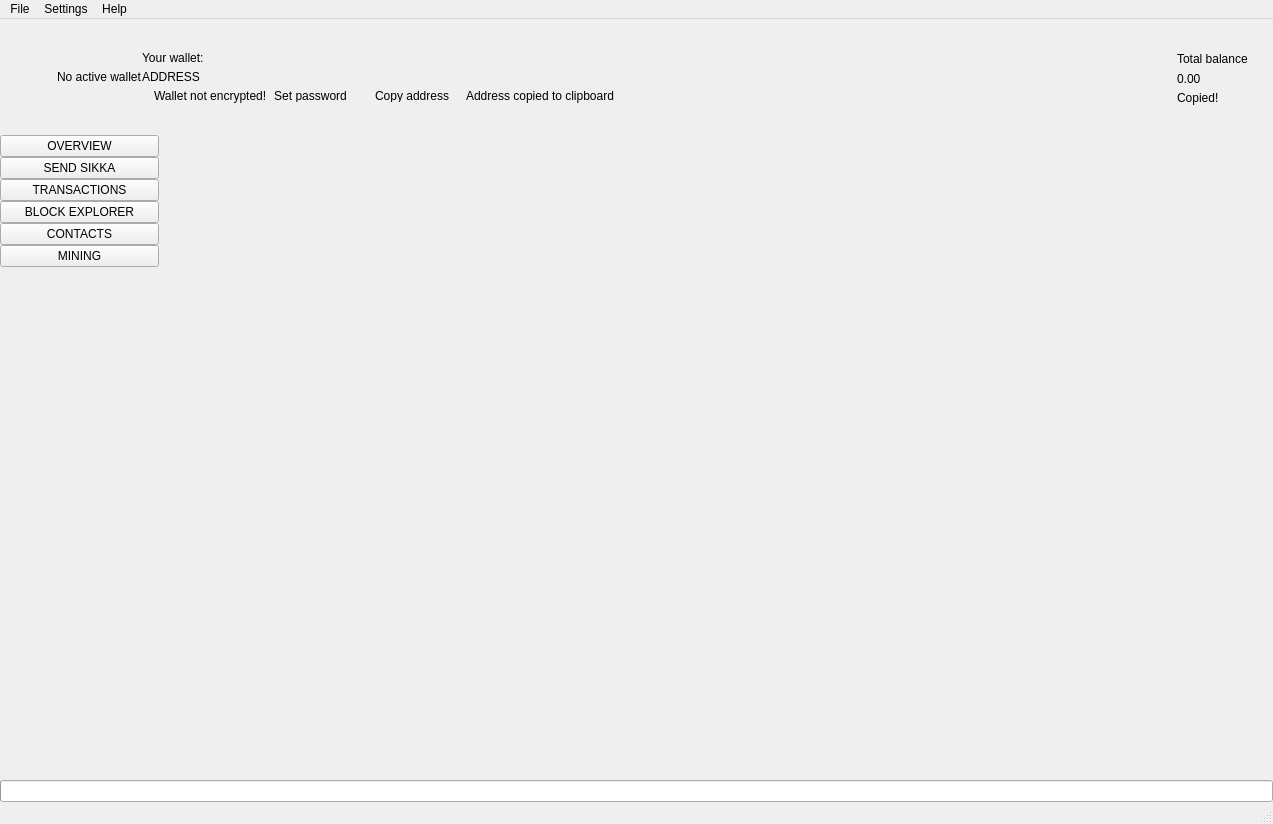
 <widget class="QMainWindow" name="MainWindow">
  <property name="geometry">
   <rect>
    <x>0</x>
    <y>0</y>
    <width>1273</width>
    <height>824</height>
   </rect>
  </property>
  <property name="sizePolicy">
   <sizepolicy hsizetype="Preferred" vsizetype="Preferred">
    <horstretch>0</horstretch>
    <verstretch>0</verstretch>
   </sizepolicy>
  </property>
  <property name="minimumSize">
   <size>
    <width>1260</width>
    <height>600</height>
   </size>
  </property>
  <property name="maximumSize">
   <size>
    <width>16777215</width>
    <height>16777215</height>
   </size>
  </property>
  <property name="windowTitle">
   <string>MainWindow</string>
  </property>
  <property name="windowIcon">
   <iconset>
    <normaloff>:/images/intensecoin</normaloff>:/images/intensecoin</iconset>
  </property>
  <widget class="QWidget" name="centralwidget">
   <layout class="QVBoxLayout" name="verticalLayout_2">
    <property name="spacing">
     <number>0</number>
    </property>
    <property name="leftMargin">
     <number>0</number>
    </property>
    <property name="topMargin">
     <number>0</number>
    </property>
    <property name="rightMargin">
     <number>0</number>
    </property>
    <property name="bottomMargin">
     <number>0</number>
    </property>
    <item>
     <widget class="QFrame" name="m_headerFrame">
      <property name="minimumSize">
       <size>
        <width>0</width>
        <height>116</height>
       </size>
      </property>
      <property name="maximumSize">
       <size>
        <width>16777215</width>
        <height>116</height>
       </size>
      </property>
      <property name="frameShape">
       <enum>QFrame::NoFrame</enum>
      </property>
      <property name="frameShadow">
       <enum>QFrame::Raised</enum>
      </property>
      <layout class="QHBoxLayout" name="horizontalLayout_3">
       <property name="spacing">
        <number>0</number>
       </property>
       <property name="leftMargin">
        <number>0</number>
       </property>
       <property name="topMargin">
        <number>0</number>
       </property>
       <property name="rightMargin">
        <number>25</number>
       </property>
       <property name="bottomMargin">
        <number>0</number>
       </property>
       <item>
        <spacer name="horizontalSpacer_2">
         <property name="orientation">
          <enum>Qt::Horizontal</enum>
         </property>
         <property name="sizeType">
          <enum>QSizePolicy::Fixed</enum>
         </property>
         <property name="sizeHint" stdset="0">
          <size>
           <width>30</width>
           <height>20</height>
          </size>
         </property>
        </spacer>
       </item>
       <item>
        <widget class="QLabel" name="m_logoLabel">
         <property name="text">
          <string/>
         </property>
        </widget>
       </item>
       <item>
        <spacer name="horizontalSpacer_5">
         <property name="orientation">
          <enum>Qt::Horizontal</enum>
         </property>
         <property name="sizeType">
          <enum>QSizePolicy::Fixed</enum>
         </property>
         <property name="sizeHint" stdset="0">
          <size>
           <width>20</width>
           <height>20</height>
          </size>
         </property>
        </spacer>
       </item>
       <item>
        <widget class="WalletGui::WalletSmallGrayTextLabel" name="m_noWalletLabel">
         <property name="text">
          <string>No active wallet</string>
         </property>
        </widget>
       </item>
       <item>
        <widget class="QFrame" name="m_walletFrame">
         <property name="frameShape">
          <enum>QFrame::NoFrame</enum>
         </property>
         <property name="frameShadow">
          <enum>QFrame::Raised</enum>
         </property>
         <layout class="QVBoxLayout" name="verticalLayout_3">
          <property name="spacing">
           <number>5</number>
          </property>
          <property name="leftMargin">
           <number>0</number>
          </property>
          <property name="topMargin">
           <number>0</number>
          </property>
          <property name="rightMargin">
           <number>0</number>
          </property>
          <property name="bottomMargin">
           <number>0</number>
          </property>
          <item>
           <spacer name="verticalSpacer_3">
            <property name="orientation">
             <enum>Qt::Vertical</enum>
            </property>
            <property name="sizeType">
             <enum>QSizePolicy::Minimum</enum>
            </property>
            <property name="sizeHint" stdset="0">
             <size>
              <width>20</width>
              <height>40</height>
             </size>
            </property>
           </spacer>
          </item>
          <item>
           <widget class="WalletGui::WalletSmallGrayTextLabel" name="m_walletLabel">
            <property name="text">
             <string>Your wallet:</string>
            </property>
            <property name="indent">
             <number>0</number>
            </property>
           </widget>
          </item>
          <item>
           <widget class="QLabel" name="m_addressLabel">
            <property name="sizePolicy">
             <sizepolicy hsizetype="Preferred" vsizetype="Preferred">
              <horstretch>0</horstretch>
              <verstretch>0</verstretch>
             </sizepolicy>
            </property>
            <property name="cursor">
             <cursorShape>PointingHandCursor</cursorShape>
            </property>
            <property name="toolTip">
             <string>Click to copy</string>
            </property>
            <property name="text">
             <string>ADDRESS</string>
            </property>
            <property name="indent">
             <number>0</number>
            </property>
           </widget>
          </item>
          <item>
           <layout class="QHBoxLayout" name="horizontalLayout_2">
            <property name="spacing">
             <number>0</number>
            </property>
            <item alignment="Qt::AlignTop">
             <widget class="QFrame" name="m_notEncryptedFrame">
              <property name="frameShape">
               <enum>QFrame::NoFrame</enum>
              </property>
              <property name="frameShadow">
               <enum>QFrame::Raised</enum>
              </property>
              <layout class="QHBoxLayout" name="horizontalLayout_4">
               <property name="spacing">
                <number>0</number>
               </property>
               <property name="leftMargin">
                <number>0</number>
               </property>
               <property name="topMargin">
                <number>0</number>
               </property>
               <property name="rightMargin">
                <number>0</number>
               </property>
               <property name="bottomMargin">
                <number>0</number>
               </property>
               <item alignment="Qt::AlignVCenter">
                <widget class="QLabel" name="m_notEncryptedIconLabel">
                 <property name="text">
                  <string/>
                 </property>
                 <property name="pixmap">
                  <pixmap resource="../../resources.qrc">:/icons/lock_open_gray</pixmap>
                 </property>
                 <property name="alignment">
                  <set>Qt::AlignLeading|Qt::AlignLeft|Qt::AlignVCenter</set>
                 </property>
                </widget>
               </item>
               <item>
                <spacer name="horizontalSpacer_11">
                 <property name="orientation">
                  <enum>Qt::Horizontal</enum>
                 </property>
                 <property name="sizeType">
                  <enum>QSizePolicy::Fixed</enum>
                 </property>
                 <property name="sizeHint" stdset="0">
                  <size>
                   <width>5</width>
                   <height>3</height>
                  </size>
                 </property>
                </spacer>
               </item>
               <item alignment="Qt::AlignVCenter">
                <widget class="WalletGui::WalletTinyGrayTextLabel" name="m_notEncryptedTextLabel">
                 <property name="text">
                  <string>Wallet not encrypted!</string>
                 </property>
                 <property name="alignment">
                  <set>Qt::AlignLeading|Qt::AlignLeft|Qt::AlignVCenter</set>
                 </property>
                </widget>
               </item>
               <item>
                <spacer name="horizontalSpacer_9">
                 <property name="orientation">
                  <enum>Qt::Horizontal</enum>
                 </property>
                 <property name="sizeType">
                  <enum>QSizePolicy::Fixed</enum>
                 </property>
                 <property name="sizeHint" stdset="0">
                  <size>
                   <width>3</width>
                   <height>3</height>
                  </size>
                 </property>
                </spacer>
               </item>
               <item alignment="Qt::AlignVCenter">
                <widget class="WalletGui::WalletTinyLinkLikeButton" name="m_encryptButton">
                 <property name="sizePolicy">
                  <sizepolicy hsizetype="Minimum" vsizetype="Minimum">
                   <horstretch>0</horstretch>
                   <verstretch>0</verstretch>
                  </sizepolicy>
                 </property>
                 <property name="minimumSize">
                  <size>
                   <width>0</width>
                   <height>3</height>
                  </size>
                 </property>
                 <property name="cursor">
                  <cursorShape>PointingHandCursor</cursorShape>
                 </property>
                 <property name="text">
                  <string>Set password</string>
                 </property>
                 <property name="flat">
                  <bool>true</bool>
                 </property>
                </widget>
               </item>
               <item>
                <spacer name="horizontalSpacer_10">
                 <property name="orientation">
                  <enum>Qt::Horizontal</enum>
                 </property>
                 <property name="sizeType">
                  <enum>QSizePolicy::Fixed</enum>
                 </property>
                 <property name="sizeHint" stdset="0">
                  <size>
                   <width>20</width>
                   <height>3</height>
                  </size>
                 </property>
                </spacer>
               </item>
              </layout>
             </widget>
            </item>
            <item alignment="Qt::AlignVCenter">
             <widget class="WalletGui::WalletTinyLinkLikeButton" name="m_copyAddressButton">
              <property name="sizePolicy">
               <sizepolicy hsizetype="Minimum" vsizetype="Minimum">
                <horstretch>0</horstretch>
                <verstretch>0</verstretch>
               </sizepolicy>
              </property>
              <property name="minimumSize">
               <size>
                <width>0</width>
                <height>3</height>
               </size>
              </property>
              <property name="cursor">
               <cursorShape>PointingHandCursor</cursorShape>
              </property>
              <property name="focusPolicy">
               <enum>Qt::NoFocus</enum>
              </property>
              <property name="autoFillBackground">
               <bool>true</bool>
              </property>
              <property name="text">
               <string>Copy address</string>
              </property>
              <property name="flat">
               <bool>true</bool>
              </property>
             </widget>
            </item>
            <item>
             <spacer name="horizontalSpacer_7">
              <property name="orientation">
               <enum>Qt::Horizontal</enum>
              </property>
              <property name="sizeType">
               <enum>QSizePolicy::Fixed</enum>
              </property>
              <property name="sizeHint" stdset="0">
               <size>
                <width>13</width>
                <height>3</height>
               </size>
              </property>
             </spacer>
            </item>
            <item alignment="Qt::AlignVCenter">
             <widget class="WalletGui::CopyMagicLabel" name="m_copyAddressLabel">
              <property name="text">
               <string>Address copied to clipboard</string>
              </property>
              <property name="alignment">
               <set>Qt::AlignLeading|Qt::AlignLeft|Qt::AlignVCenter</set>
              </property>
             </widget>
            </item>
            <item>
             <spacer name="horizontalSpacer">
              <property name="orientation">
               <enum>Qt::Horizontal</enum>
              </property>
              <property name="sizeHint" stdset="0">
               <size>
                <width>40</width>
                <height>3</height>
               </size>
              </property>
             </spacer>
            </item>
           </layout>
          </item>
          <item>
           <spacer name="verticalSpacer_2">
            <property name="orientation">
             <enum>Qt::Vertical</enum>
            </property>
            <property name="sizeType">
             <enum>QSizePolicy::Minimum</enum>
            </property>
            <property name="sizeHint" stdset="0">
             <size>
              <width>20</width>
              <height>40</height>
             </size>
            </property>
           </spacer>
          </item>
         </layout>
        </widget>
       </item>
       <item>
        <spacer name="horizontalSpacer_3">
         <property name="orientation">
          <enum>Qt::Horizontal</enum>
         </property>
         <property name="sizeType">
          <enum>QSizePolicy::Expanding</enum>
         </property>
         <property name="sizeHint" stdset="0">
          <size>
           <width>34</width>
           <height>20</height>
          </size>
         </property>
        </spacer>
       </item>
       <item>
        <spacer name="horizontalSpacer_8">
         <property name="orientation">
          <enum>Qt::Horizontal</enum>
         </property>
         <property name="sizeType">
          <enum>QSizePolicy::Fixed</enum>
         </property>
         <property name="sizeHint" stdset="0">
          <size>
           <width>34</width>
           <height>20</height>
          </size>
         </property>
        </spacer>
       </item>
       <item alignment="Qt::AlignRight|Qt::AlignVCenter">
        <widget class="QFrame" name="m_balanceFrame">
         <layout class="QGridLayout" name="gridLayout">
          <property name="leftMargin">
           <number>0</number>
          </property>
          <property name="topMargin">
           <number>30</number>
          </property>
          <property name="rightMargin">
           <number>0</number>
          </property>
          <property name="bottomMargin">
           <number>0</number>
          </property>
          <property name="verticalSpacing">
           <number>3</number>
          </property>
          <item row="0" column="2">
           <layout class="QVBoxLayout" name="verticalLayout_4">
            <item>
             <widget class="QLabel" name="m_balanceTextLabel">
              <property name="text">
               <string>Total balance</string>
              </property>
             </widget>
            </item>
            <item>
             <widget class="QLabel" name="m_balanceLabel">
              <property name="cursor">
               <cursorShape>PointingHandCursor</cursorShape>
              </property>
              <property name="toolTip">
               <string>Click to copy</string>
              </property>
              <property name="text">
               <string>0.00</string>
              </property>
             </widget>
            </item>
           </layout>
          </item>
          <item row="1" column="2">
           <widget class="WalletGui::CopyMagicLabel" name="m_balanceCopyLabel">
            <property name="text">
             <string>Copied!</string>
            </property>
           </widget>
          </item>
          <item row="0" column="1">
           <spacer name="horizontalSpacer_6">
            <property name="orientation">
             <enum>Qt::Horizontal</enum>
            </property>
            <property name="sizeType">
             <enum>QSizePolicy::Fixed</enum>
            </property>
            <property name="sizeHint" stdset="0">
             <size>
              <width>2</width>
              <height>39</height>
             </size>
            </property>
           </spacer>
          </item>
          <item row="2" column="2">
           <spacer name="verticalSpacer_5">
            <property name="orientation">
             <enum>Qt::Vertical</enum>
            </property>
            <property name="sizeType">
             <enum>QSizePolicy::Expanding</enum>
            </property>
            <property name="sizeHint" stdset="0">
             <size>
              <width>20</width>
              <height>50</height>
             </size>
            </property>
           </spacer>
          </item>
          <item row="0" column="0">
           <widget class="QLabel" name="m_balanceIconLabel">
            <property name="text">
             <string/>
            </property>
            <property name="pixmap">
             <pixmap resource="../../resources.qrc">:/icons/total_balance</pixmap>
            </property>
           </widget>
          </item>
         </layout>
        </widget>
       </item>
      </layout>
     </widget>
    </item>
    <item>
     <layout class="QHBoxLayout" name="horizontalLayout" stretch="0,0,0,0,0,0,0,0">
      <property name="spacing">
       <number>0</number>
      </property>
      <item>
       <widget class="QFrame" name="m_toolFrame">
        <property name="frameShape">
         <enum>QFrame::NoFrame</enum>
        </property>
        <property name="frameShadow">
         <enum>QFrame::Plain</enum>
        </property>
        <property name="lineWidth">
         <number>0</number>
        </property>
        <layout class="QVBoxLayout" name="verticalLayout">
         <property name="spacing">
          <number>0</number>
         </property>
         <property name="leftMargin">
          <number>0</number>
         </property>
         <property name="topMargin">
          <number>0</number>
         </property>
         <property name="rightMargin">
          <number>0</number>
         </property>
         <property name="bottomMargin">
          <number>0</number>
         </property>
         <item>
          <widget class="QPushButton" name="m_overviewButton">
           <property name="sizePolicy">
            <sizepolicy hsizetype="Minimum" vsizetype="Fixed">
             <horstretch>0</horstretch>
             <verstretch>0</verstretch>
            </sizepolicy>
           </property>
           <property name="focusPolicy">
            <enum>Qt::NoFocus</enum>
           </property>
           <property name="text">
            <string>OVERVIEW</string>
           </property>
           <property name="checkable">
            <bool>true</bool>
           </property>
           <attribute name="buttonGroup">
            <string notr="true">m_toolButtonGroup</string>
           </attribute>
          </widget>
         </item>
         <item>
          <widget class="QPushButton" name="m_sendButton">
           <property name="sizePolicy">
            <sizepolicy hsizetype="Minimum" vsizetype="Fixed">
             <horstretch>0</horstretch>
             <verstretch>0</verstretch>
            </sizepolicy>
           </property>
           <property name="focusPolicy">
            <enum>Qt::NoFocus</enum>
           </property>
           <property name="text">
            <string>SEND SIKKA</string>
           </property>
           <property name="checkable">
            <bool>true</bool>
           </property>
           <attribute name="buttonGroup">
            <string notr="true">m_toolButtonGroup</string>
           </attribute>
          </widget>
         </item>
         <item>
          <widget class="QPushButton" name="m_transactionsButton">
           <property name="sizePolicy">
            <sizepolicy hsizetype="Minimum" vsizetype="Fixed">
             <horstretch>0</horstretch>
             <verstretch>0</verstretch>
            </sizepolicy>
           </property>
           <property name="focusPolicy">
            <enum>Qt::NoFocus</enum>
           </property>
           <property name="text">
            <string>TRANSACTIONS</string>
           </property>
           <property name="checkable">
            <bool>true</bool>
           </property>
           <attribute name="buttonGroup">
            <string notr="true">m_toolButtonGroup</string>
           </attribute>
          </widget>
         </item>
         <item>
          <widget class="QPushButton" name="m_blockExplorerButton">
           <property name="focusPolicy">
            <enum>Qt::NoFocus</enum>
           </property>
           <property name="text">
            <string>BLOCK EXPLORER</string>
           </property>
           <property name="checkable">
            <bool>true</bool>
           </property>
           <attribute name="buttonGroup">
            <string notr="true">m_toolButtonGroup</string>
           </attribute>
          </widget>
         </item>
         <item>
          <widget class="QPushButton" name="m_addressBookButton">
           <property name="sizePolicy">
            <sizepolicy hsizetype="Minimum" vsizetype="Fixed">
             <horstretch>0</horstretch>
             <verstretch>0</verstretch>
            </sizepolicy>
           </property>
           <property name="focusPolicy">
            <enum>Qt::NoFocus</enum>
           </property>
           <property name="text">
            <string>CONTACTS</string>
           </property>
           <property name="checkable">
            <bool>true</bool>
           </property>
           <attribute name="buttonGroup">
            <string notr="true">m_toolButtonGroup</string>
           </attribute>
          </widget>
         </item>
         <item>
          <widget class="QPushButton" name="m_miningButton">
           <property name="focusPolicy">
            <enum>Qt::NoFocus</enum>
           </property>
           <property name="text">
            <string>MINING</string>
           </property>
           <property name="checkable">
            <bool>true</bool>
           </property>
           <attribute name="buttonGroup">
            <string notr="true">m_toolButtonGroup</string>
           </attribute>
          </widget>
         </item>
         <item>
          <spacer name="verticalSpacer">
           <property name="orientation">
            <enum>Qt::Vertical</enum>
           </property>
           <property name="sizeHint" stdset="0">
            <size>
             <width>20</width>
             <height>40</height>
            </size>
           </property>
          </spacer>
         </item>
        </layout>
       </widget>
      </item>
      <item>
       <widget class="WalletGui::OverviewFrame" name="m_overviewFrame">
        <property name="frameShape">
         <enum>QFrame::NoFrame</enum>
        </property>
        <property name="frameShadow">
         <enum>QFrame::Raised</enum>
        </property>
       </widget>
      </item>
      <item>
       <widget class="WalletGui::SendFrame" name="m_sendFrame">
        <property name="frameShape">
         <enum>QFrame::NoFrame</enum>
        </property>
        <property name="frameShadow">
         <enum>QFrame::Raised</enum>
        </property>
       </widget>
      </item>
      <item>
       <widget class="WalletGui::TransactionsFrame" name="m_transactionsFrame">
        <property name="frameShape">
         <enum>QFrame::NoFrame</enum>
        </property>
        <property name="frameShadow">
         <enum>QFrame::Raised</enum>
        </property>
       </widget>
      </item>
      <item>
       <widget class="WalletGui::AddressBookFrame" name="m_addressBookFrame">
        <property name="frameShape">
         <enum>QFrame::NoFrame</enum>
        </property>
        <property name="frameShadow">
         <enum>QFrame::Raised</enum>
        </property>
       </widget>
      </item>
      <item>
       <widget class="WalletGui::NoWalletFrame" name="m_noWalletFrame">
        <property name="frameShape">
         <enum>QFrame::NoFrame</enum>
        </property>
        <property name="frameShadow">
         <enum>QFrame::Raised</enum>
        </property>
       </widget>
      </item>
      <item>
       <widget class="WalletGui::BlockExplorerFrame" name="m_blockExplorerFrame">
        <property name="frameShape">
         <enum>QFrame::NoFrame</enum>
        </property>
        <property name="frameShadow">
         <enum>QFrame::Raised</enum>
        </property>
       </widget>
      </item>
      <item>
       <widget class="WalletGui::MiningFrame" name="m_miningFrame">
        <property name="frameShape">
         <enum>QFrame::NoFrame</enum>
        </property>
        <property name="frameShadow">
         <enum>QFrame::Raised</enum>
        </property>
       </widget>
      </item>
     </layout>
    </item>
    <item>
     <widget class="QProgressBar" name="m_syncProgress">
      <property name="maximum">
       <number>100</number>
      </property>
      <property name="value">
       <number>0</number>
      </property>
      <property name="textVisible">
       <bool>false</bool>
      </property>
     </widget>
    </item>
   </layout>
  </widget>
  <widget class="QMenuBar" name="menubar">
   <property name="geometry">
    <rect>
     <x>0</x>
     <y>0</y>
     <width>1273</width>
     <height>21</height>
    </rect>
   </property>
   <widget class="QMenu" name="menuFile">
    <property name="title">
     <string>File</string>
    </property>
    <addaction name="m_createWalletAction"/>
    <addaction name="m_openWalletAction"/>
    <addaction name="m_recentWalletsAction"/>
    <addaction name="m_backupWalletAction"/>
    <addaction name="m_saveKeysAction"/>
    <addaction name="m_resetAction"/>
    <addaction name="m_importKeyAction"/>
    <addaction name="m_exportKeyAction"/>
    <addaction name="m_exportTrackingKeyAction"/>
    <addaction name="m_exitAction"/>
   </widget>
   <widget class="QMenu" name="menuSettings">
    <property name="title">
     <string>Settings</string>
    </property>
    <widget class="QMenu" name="menuThemes">
     <property name="title">
      <string>Themes</string>
     </property>
    </widget>
    <addaction name="m_encryptWalletAction"/>
    <addaction name="m_changePasswordAction"/>
    <addaction name="m_removePendingTxAction"/>
    <addaction name="separator"/>
    <addaction name="m_autostartAction"/>
    <addaction name="m_minimizeToTrayAction"/>
    <addaction name="m_closeToTrayAction"/>
    <addaction name="separator"/>
    <addaction name="m_preferencesAction"/>
    <addaction name="menuThemes"/>
   </widget>
   <widget class="QMenu" name="menuHelp">
    <property name="title">
     <string>Help</string>
    </property>
    <addaction name="m_communityForumAction"/>
    <addaction name="m_reportIssueAction"/>
    <addaction name="m_aboutIntensecoinAction"/>
    <addaction name="m_aboutQtAction"/>
   </widget>
   <addaction name="menuFile"/>
   <addaction name="menuSettings"/>
   <addaction name="menuHelp"/>
  </widget>
  <widget class="WalletGui::WalletStatusBar" name="statusBar"/>
  <action name="m_exitAction">
   <property name="checkable">
    <bool>false</bool>
   </property>
   <property name="enabled">
    <bool>true</bool>
   </property>
   <property name="text">
    <string>Exit</string>
   </property>
   <property name="shortcut">
    <string>Ctrl+Q</string>
   </property>
  </action>
  <action name="m_createWalletAction">
   <property name="enabled">
    <bool>true</bool>
   </property>
   <property name="text">
    <string>Create wallet</string>
   </property>
  </action>
  <action name="m_openWalletAction">
   <property name="enabled">
    <bool>true</bool>
   </property>
   <property name="text">
    <string>Open wallet</string>
   </property>
  </action>
  <action name="m_encryptWalletAction">
   <property name="enabled">
    <bool>true</bool>
   </property>
   <property name="text">
    <string>Encrypt wallet</string>
   </property>
  </action>
  <action name="m_changePasswordAction">
   <property name="enabled">
    <bool>true</bool>
   </property>
   <property name="text">
    <string>Change password</string>
   </property>
   <property name="toolTip">
    <string>Change password</string>
   </property>
  </action>
  <action name="m_aboutIntensecoinAction">
   <property name="enabled">
    <bool>true</bool>
   </property>
   <property name="text">
    <string>About Sikka</string>
   </property>
  </action>
  <action name="m_aboutQtAction">
   <property name="enabled">
    <bool>true</bool>
   </property>
   <property name="text">
    <string>About Qt</string>
   </property>
  </action>
  <action name="m_backupWalletAction">
   <property name="enabled">
    <bool>true</bool>
   </property>
   <property name="text">
    <string>Backup wallet</string>
   </property>
  </action>
  <action name="m_autostartAction">
   <property name="checkable">
    <bool>true</bool>
   </property>
   <property name="text">
    <string>Start on system login</string>
   </property>
  </action>
  <action name="m_minimizeToTrayAction">
   <property name="checkable">
    <bool>true</bool>
   </property>
   <property name="text">
    <string>Minimize to tray</string>
   </property>
  </action>
  <action name="m_closeToTrayAction">
   <property name="checkable">
    <bool>true</bool>
   </property>
   <property name="text">
    <string>Close to tray</string>
   </property>
  </action>
  <action name="m_preferencesAction">
   <property name="text">
    <string>Preferences</string>
   </property>
  </action>
  <action name="m_recentWalletsAction">
   <property name="text">
    <string>Recent wallets</string>
   </property>
  </action>
  <action name="m_exportTrackingKeyAction">
   <property name="text">
    <string>Export tracking key</string>
   </property>
   <property name="toolTip">
    <string>Export tracking key</string>
   </property>
  </action>
  <action name="m_importKeyAction">
   <property name="text">
    <string>Import key</string>
   </property>
   <property name="toolTip">
    <string>Import key</string>
   </property>
  </action>
  <action name="m_communityForumAction">
   <property name="text">
    <string>Join us on Slack</string>
   </property>
  </action>
  <action name="m_reportIssueAction">
   <property name="text">
    <string>Report an issue</string>
   </property>
  </action>
  <action name="m_resetAction">
   <property name="text">
    <string>Reset wallet</string>
   </property>
  </action>
  <action name="m_saveKeysAction">
   <property name="text">
    <string>Save wallet keys</string>
   </property>
  </action>
  <action name="m_exportKeyAction">
   <property name="text">
    <string>Export key</string>
   </property>
   <property name="toolTip">
    <string>Export key</string>
   </property>
  </action>
  <action name="m_removePendingTxAction">
   <property name="checkable">
    <bool>false</bool>
   </property>
   <property name="text">
    <string>Remove pending TXs</string>
   </property>
  </action>
 </widget>
